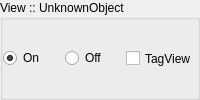
          <widget class="QGroupBox" name="gbUnknownObjectOption">
           <property name="title">
            <string>View :: UnknownObject</string>
           </property>
           <layout class="QHBoxLayout" name="horizontalLayout_10">
            <property name="spacing">
             <number>0</number>
            </property>
            <property name="sizeConstraint">
             <enum>QLayout::SetMinimumSize</enum>
            </property>
            <property name="margin">
             <number>0</number>
            </property>
            <item>
             <widget class="QRadioButton" name="radioUnknownObjectViewOn">
              <property name="text">
               <string>On</string>
              </property>
              <property name="checked">
               <bool>true</bool>
              </property>
             </widget>
            </item>
            <item>
             <widget class="QRadioButton" name="radioUnknownObjectViewOff">
              <property name="text">
               <string>Off</string>
              </property>
              <property name="checked">
               <bool>false</bool>
              </property>
             </widget>
            </item>
            <item>
             <widget class="QCheckBox" name="ckbUnknownObjectTagView">
              <property name="sizePolicy">
               <sizepolicy hsizetype="Minimum" vsizetype="Minimum">
                <horstretch>0</horstretch>
                <verstretch>0</verstretch>
               </sizepolicy>
              </property>
              <property name="locale">
               <locale language="English" country="UnitedStates"/>
              </property>
              <property name="text">
               <string>TagView</string>
              </property>
             </widget>
            </item>
           </layout>
          </widget>
